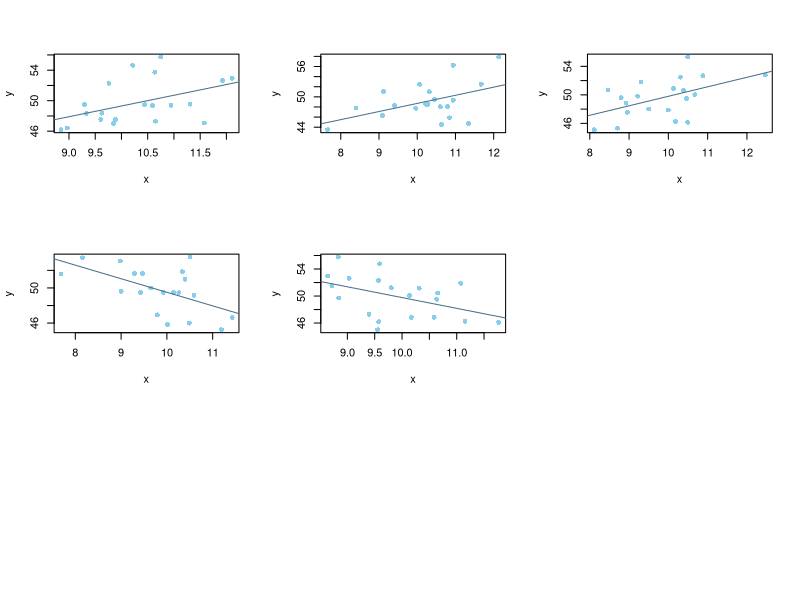
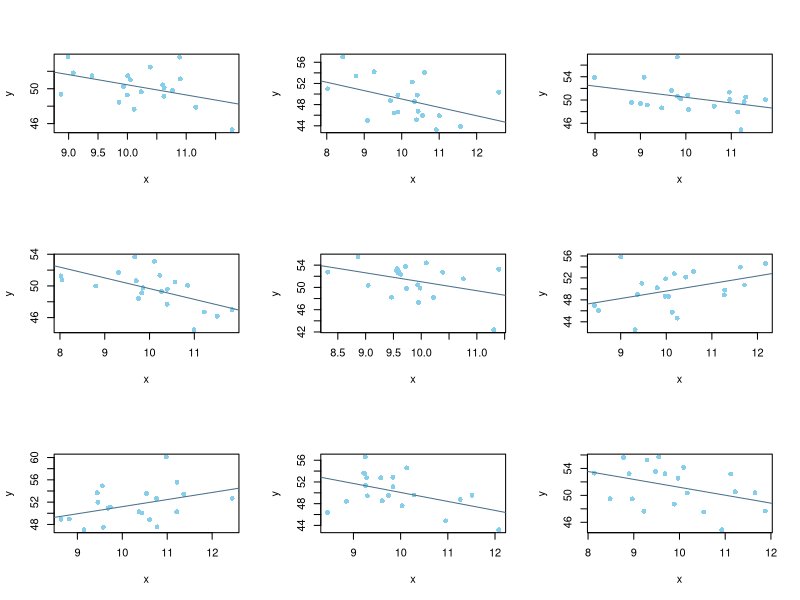
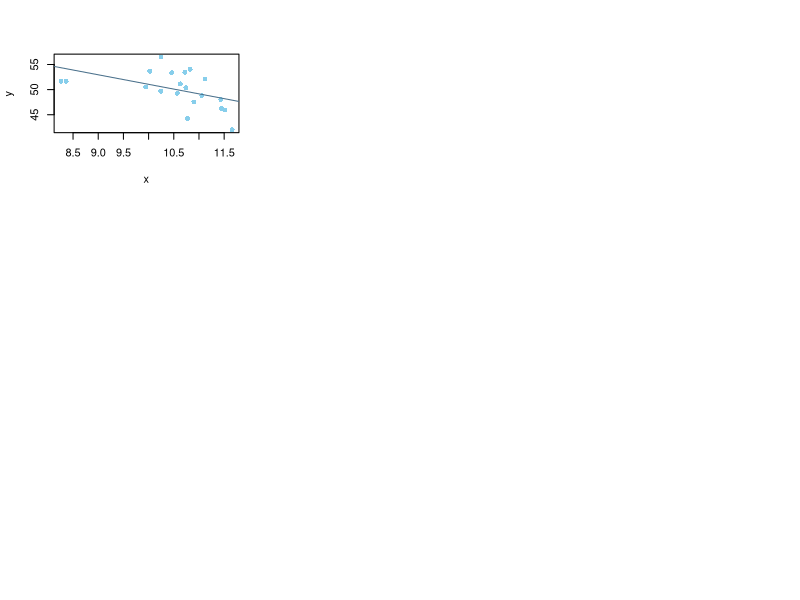

Here is the R script that generated these plots, in order:
#Simulate 100 sets with x, y variable, each of them has a sample size of 20.
#Plot samples with p-values < 0.05, and calculate the rate of statistically significant samples.
simulations <- 100
signifSum <- 0
par(mfrow = c(3, 3)) #set up a 3 * 3 grid.

for(i in 1 : simulations) {
  y <- rnorm(n = 20, mean = 50, sd = 3)
  x <- rnorm(n = 20, mean = 10, sd = 1)
  reg <- lm(y~x)
  pVal <- summary(reg)$coefficients[2,4]
  if (pVal < 0.05) {
    plot(x, y, pch = 16, col = "skyblue")
    abline(reg, lty = 1, col = "skyblue4")
    signifSum <- signifSum + 1
  }
}
signifRate <- signifSum / simulations
signifRate
##Result is 0.05


par(mfrow = c(3, 3))
signifSum <- 0

for(i in 1 : simulations) {
  y <- rnorm(n = 20, mean = 50, sd = 3)
  x <- rnorm(n = 20, mean = 10, sd = 1)
  reg <- lm(y~x)
  pVal <- summary(reg)$coefficients[2,4]
  if (pVal < 0.1) {
    plot(x, y, pch = 16, col = "skyblue")
    abline(reg, lty = 1, col = "skyblue4")
    signifSum <- signifSum + 1
  }
}
signifRate <- signifSum / simulations
signifRate
##Result is 0.09


#Simulate 1000 sets with x, y, which both come from independent normal distributions.
#Remove largest residual from each sample.
#Calculate the rate of statistically significant samples after being removed of largest residual.
signifSum <- 0
simulations <- 1000

for (i in 1 : simulations) {
  y <- rnorm(n = 20, mean = 50, sd = 3)
  x <- rnorm(n = 20, mean = 10, sd = 1)
  reg <- lm(y~x)
  largestRes <- which.max(abs(resid(reg)))
  revised_x <- x[-largestRes]
  revised_y <- y[-largestRes]
  revisedReg <- lm(revised_y~revised_x)
  pVal <- summary(revisedReg)$coefficients[2,4]
  if (pVal < 0.05) {
    signifSum <- signifSum + 1
  }
}
signifRate <- signifSum / simulations
signifRate
##Result is 0.096


signifSum <- 0
for (i in 1 : simulations) {
  y <- rnorm(n = 20, mean = 50, sd = 3)
  x <- rnorm(n = 20, mean = 10, sd = 1)
  reg <- lm(y~x)
  largestRes <- which.max(abs(resid(reg)))
  revised_x <- x[-largestRes]
  revised_y <- y[-largestRes]
  revisedReg <- lm(revised_y~revised_x)
  pVal <- summary(revisedReg)$coefficients[2,4]
  if (pVal < 0.1) {
    signifSum <- signifSum + 1
  }
}
signifRate <- signifSum / simulations
signifRate
##Result is 0.177


#Compare AIC results for null model and linear model
simulations <- 1000
nullSum <- 0
for (i in 1 : 1000) {
  y <- rnorm(n = 20, mean = 50, sd = 3)
  x <- rnorm(n = 20, mean = 10, sd = 1)
  nullModel <- lm(y~1)
  reg <- lm(y~x)
  getAIC <- AIC(nullModel, reg)
  if (getAIC[1, 2] < getAIC[2, 2]) {
    nullSum <- nullSum + 1
  }
}
nullSumRate <- nullSum / simulations
nullSumRate
##Result is 0.834